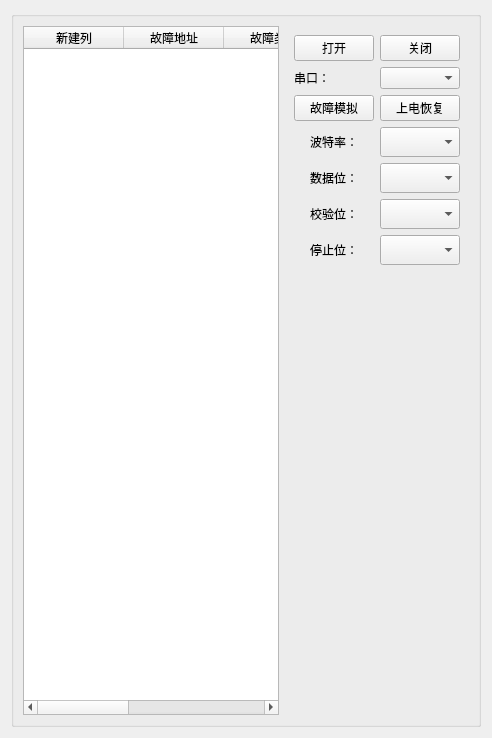
      <widget class="QWidget" name="tab_3">
       <attribute name="title">
        <string>故障检测</string>
       </attribute>
       <layout class="QGridLayout" name="gridLayout_29">
        <item row="0" column="0">
         <widget class="QGroupBox" name="groupBox_23">
          <property name="title">
           <string/>
          </property>
          <layout class="QGridLayout" name="gridLayout_24">
           <item row="0" column="0" rowspan="2">
            <widget class="QTableWidget" name="tab_FaultDisplay">
             <column>
              <property name="text">
               <string>新建列</string>
              </property>
             </column>
             <column>
              <property name="text">
               <string>故障地址</string>
              </property>
             </column>
             <column>
              <property name="text">
               <string>故障类型</string>
              </property>
             </column>
             <column>
              <property name="text">
               <string>故障状态</string>
              </property>
             </column>
             <column>
              <property name="text">
               <string>故障电流（A）</string>
              </property>
             </column>
            </widget>
           </item>
           <item row="0" column="1">
            <widget class="QWidget" name="widget_4" native="true">
             <property name="maximumSize">
              <size>
               <width>16777215</width>
               <height>16777215</height>
              </size>
             </property>
             <layout class="QGridLayout" name="gridLayout_27">
              <item row="0" column="0">
               <layout class="QGridLayout" name="gridLayout_21">
                <item row="0" column="0">
                 <widget class="QPushButton" name="btOpen">
                  <property name="text">
                   <string>打开</string>
                  </property>
                 </widget>
                </item>
                <item row="0" column="1">
                 <widget class="QPushButton" name="btclose">
                  <property name="text">
                   <string>关闭</string>
                  </property>
                 </widget>
                </item>
                <item row="1" column="0">
                 <widget class="QLabel" name="label_70">
                  <property name="text">
                   <string>串口：</string>
                  </property>
                 </widget>
                </item>
                <item row="1" column="1">
                 <widget class="QComboBox" name="comportname"/>
                </item>
                <item row="2" column="0">
                 <widget class="QPushButton" name="btfaultsimulation">
                  <property name="text">
                   <string>故障模拟</string>
                  </property>
                 </widget>
                </item>
                <item row="2" column="1">
                 <widget class="QPushButton" name="btpowerrecovery">
                  <property name="text">
                   <string>上电恢复</string>
                  </property>
                 </widget>
                </item>
               </layout>
              </item>
              <item row="1" column="0">
               <layout class="QGridLayout" name="gridLayout_28">
                <item row="0" column="0">
                 <widget class="QLabel" name="label_66">
                  <property name="text">
                   <string>波特率：</string>
                  </property>
                  <property name="alignment">
                   <set>Qt::AlignCenter</set>
                  </property>
                 </widget>
                </item>
                <item row="0" column="1">
                 <widget class="QComboBox" name="comboBox_btl2">
                  <property name="minimumSize">
                   <size>
                    <width>0</width>
                    <height>30</height>
                   </size>
                  </property>
                 </widget>
                </item>
                <item row="1" column="0">
                 <widget class="QLabel" name="label_67">
                  <property name="text">
                   <string>数据位：</string>
                  </property>
                  <property name="alignment">
                   <set>Qt::AlignCenter</set>
                  </property>
                 </widget>
                </item>
                <item row="1" column="1">
                 <widget class="QComboBox" name="comboBox_data2">
                  <property name="minimumSize">
                   <size>
                    <width>0</width>
                    <height>30</height>
                   </size>
                  </property>
                 </widget>
                </item>
                <item row="2" column="0">
                 <widget class="QLabel" name="label_68">
                  <property name="text">
                   <string>校验位：</string>
                  </property>
                  <property name="alignment">
                   <set>Qt::AlignCenter</set>
                  </property>
                 </widget>
                </item>
                <item row="2" column="1">
                 <widget class="QComboBox" name="comboBox_xiaoy2">
                  <property name="minimumSize">
                   <size>
                    <width>0</width>
                    <height>30</height>
                   </size>
                  </property>
                 </widget>
                </item>
                <item row="3" column="0">
                 <widget class="QLabel" name="label_69">
                  <property name="text">
                   <string>停止位：</string>
                  </property>
                  <property name="alignment">
                   <set>Qt::AlignCenter</set>
                  </property>
                 </widget>
                </item>
                <item row="3" column="1">
                 <widget class="QComboBox" name="comboBox_stop2">
                  <property name="minimumSize">
                   <size>
                    <width>0</width>
                    <height>30</height>
                   </size>
                  </property>
                 </widget>
                </item>
               </layout>
              </item>
             </layout>
            </widget>
           </item>
           <item row="1" column="1">
            <spacer name="verticalSpacer">
             <property name="orientation">
              <enum>Qt::Vertical</enum>
             </property>
             <property name="sizeHint" stdset="0">
              <size>
               <width>20</width>
               <height>441</height>
              </size>
             </property>
            </spacer>
           </item>
          </layout>
         </widget>
        </item>
       </layout>
      </widget>
